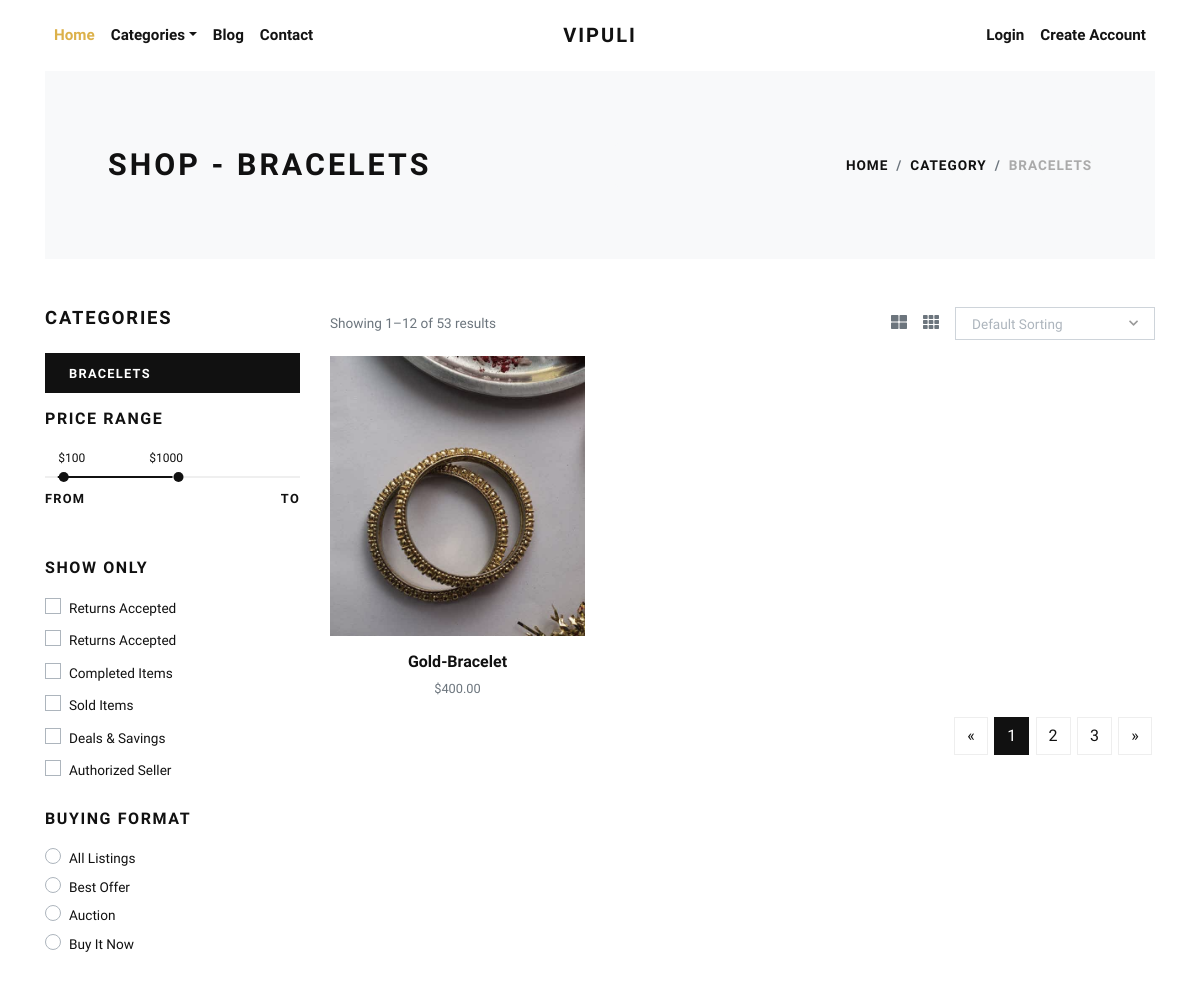
The app's page /bracelets/, older data.
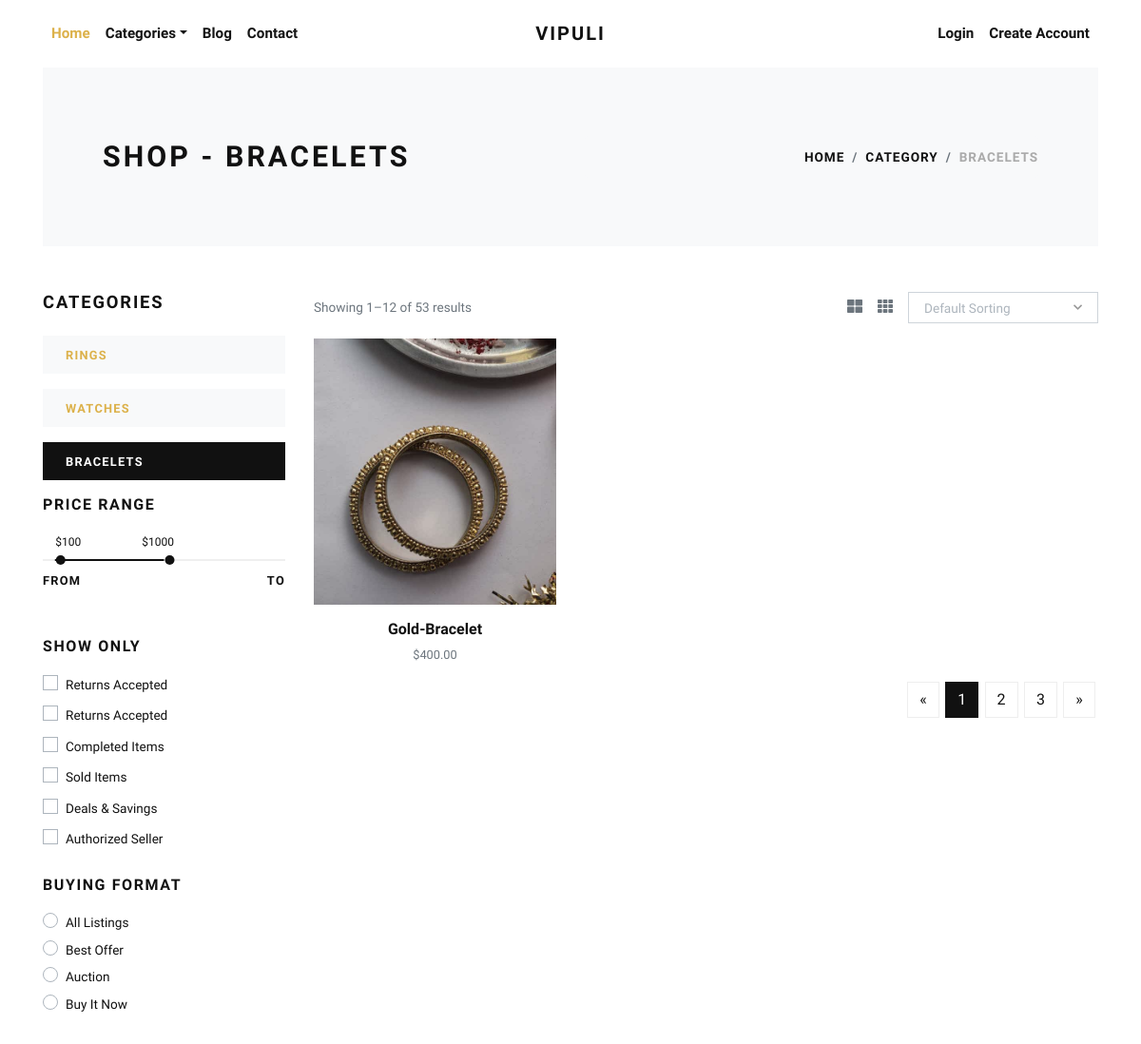
The same page, newer data.
### store/models.py (models this page shows, shortened)
class Category(models.Model):
    title = models.CharField(max_length=50, verbose_name="Category Title")
    slug = models.SlugField(max_length=55, verbose_name="Category Slug")
    description = models.TextField(blank=True, verbose_name="Category Description")
    category_image = models.ImageField(upload_to='category', blank=True, null=True, verbose_name="Category Image")
    is_active = models.BooleanField(verbose_name="Is Active?")
    is_featured = models.BooleanField(verbose_name="Is Featured?")
    created_at = models.DateTimeField(auto_now_add=True, verbose_name="Created Date")
    updated_at = models.DateTimeField(auto_now=True, verbose_name="Updated Date")
    class Meta:
        verbose_name_plural = 'Categories'
        ordering = ('-created_at', )

class Product(models.Model):
    title = models.CharField(max_length=150, verbose_name="Product Title")
    slug = models.SlugField(max_length=160, verbose_name="Product Slug")
    sku = models.CharField(max_length=255, unique=True, verbose_name="Unique Product ID (SKU)")
    short_description = models.TextField(verbose_name="Short Description")
    detail_description = models.TextField(blank=True, null=True, verbose_name="Detail Description")
    product_image = models.ImageField(upload_to='product', blank=True, null=True, verbose_name="Product Image")
    price = models.DecimalField(max_digits=8, decimal_places=2)
    category = models.ForeignKey(Category, verbose_name="Product Categoy", on_delete=models.CASCADE)
    is_active = models.BooleanField(verbose_name="Is Active?")
    is_featured = models.BooleanField(verbose_name="Is Featured?")
    created_at = models.DateTimeField(auto_now_add=True, verbose_name="Created Date")
    updated_at = models.DateTimeField(auto_now=True, verbose_name="Updated Date")
    class Meta:
        verbose_name_plural = 'Products'
        ordering = ('-created_at', )

### store/views.py (the view)
# urls.py: path('<slug:slug>/', views.category_products, name="category-products"),
def category_products(request, slug):
    category = get_object_or_404(Category, slug=slug)
    products = Product.objects.filter(is_active=True, category=category)
    categories = Category.objects.filter(is_active=True)
    context = {
        'category': category,
        'products': products,
        'categories': categories,
    }
    return render(request, 'store/category_products.html', context)

### templates/store/category_products.html (shortened to what the changed rows need)
{% extends 'base.html' %}
{% load static %}
    {% block content %}
      <div class="container">
        <section class="py-5 bg-light">
          <div class="container">
            <div class="row px-4 px-lg-5 py-lg-4 align-items-center">
              <div class="col-lg-6">
                <h1 class="h2 text-uppercase mb-0">Shop - {{category.title}}</h1>
              </div>
              <div class="col-lg-6 text-lg-right">
                <nav aria-label="breadcrumb">
                  <ol class="breadcrumb justify-content-lg-end mb-0 px-0">
                    <li class="breadcrumb-item"><a href="{% url 'store:home' %}">Home</a></li>
                    <li class="breadcrumb-item"><a href="{% url 'store:all-categories' %}">Category</a></li>
                    <li class="breadcrumb-item active" aria-current="page">{{category.title}}</li>
                  </ol>
                </nav>
              </div>
            </div>
          </div>
        </section>
        <section class="py-5">
          <div class="container p-0">
            <div class="row">
              <div class="col-lg-3 order-2 order-lg-1">
                {% if categories %}
                  {% for cat in categories %}
                    <a href="{% url 'store:category-products' cat.slug %}">
                      <div class="py-2 px-4 {% if category == cat %}bg-dark text-white {% else %}bg-light{% endif %} mb-3">
                        <strong class="small text-uppercase font-weight-bold">{{cat.title}}</strong>
                      </div>
                    </a>
                  {% endfor %}
                {% endif %}
              </div>
              <div class="col-lg-9 order-1 order-lg-2 mb-5 mb-lg-0">
                <div class="row">
                  {% if products %}
                    {% for product in products %}
                      <div class="col-lg-4 col-sm-6">
                        <div class="product text-center">
                          <div class="mb-3 position-relative">
                            <a class="d-block" href="{% url 'store:product-detail' product.slug %}">
                              {% if product.product_image %}
                                <img class="img-fluid w-100" src="{{product.product_image.url}}" alt="{{product.title}}">
                              {% else %}
                                <img class="img-fluid w-100" src="{% static 'img/product-1.jpg' %}" alt="{{product.title}}">
                              {% endif %}
                            </a>
                          </div>
                          <h6> <a class="reset-anchor" href="{% url 'store:product-detail' product.slug %}">{{product.title}}</a></h6>
                          <p class="small text-muted">${{product.price}}</p>
                        </div>
                      </div>
                    {% endfor %}
                  {% endif %}
                </div>
              </div>
            </div>
          </div>
        </section>
      </div>
      {% endblock content %}

Row changes from the older to the newer data that the page shows:
added Category: title "RINGS"
added Category: title "WATCHES"
